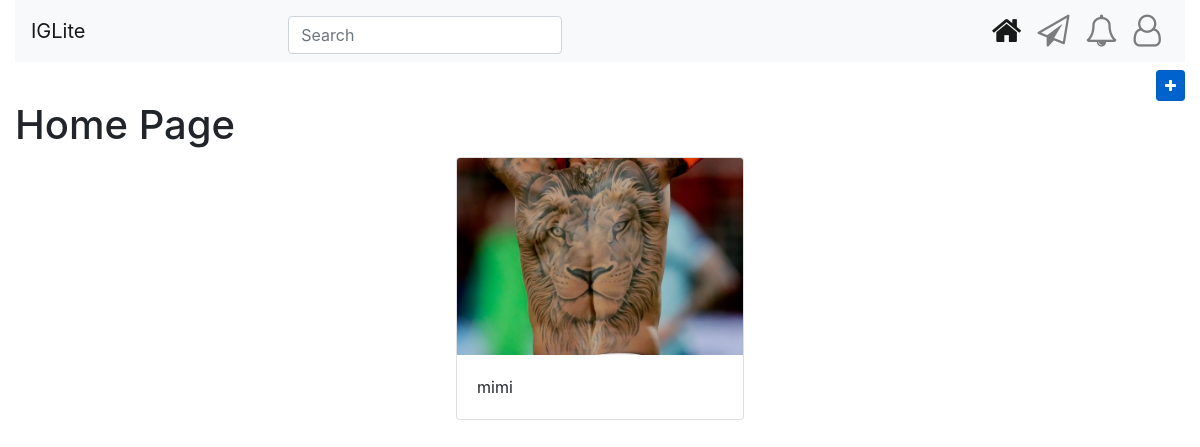
The app's page /, older data.
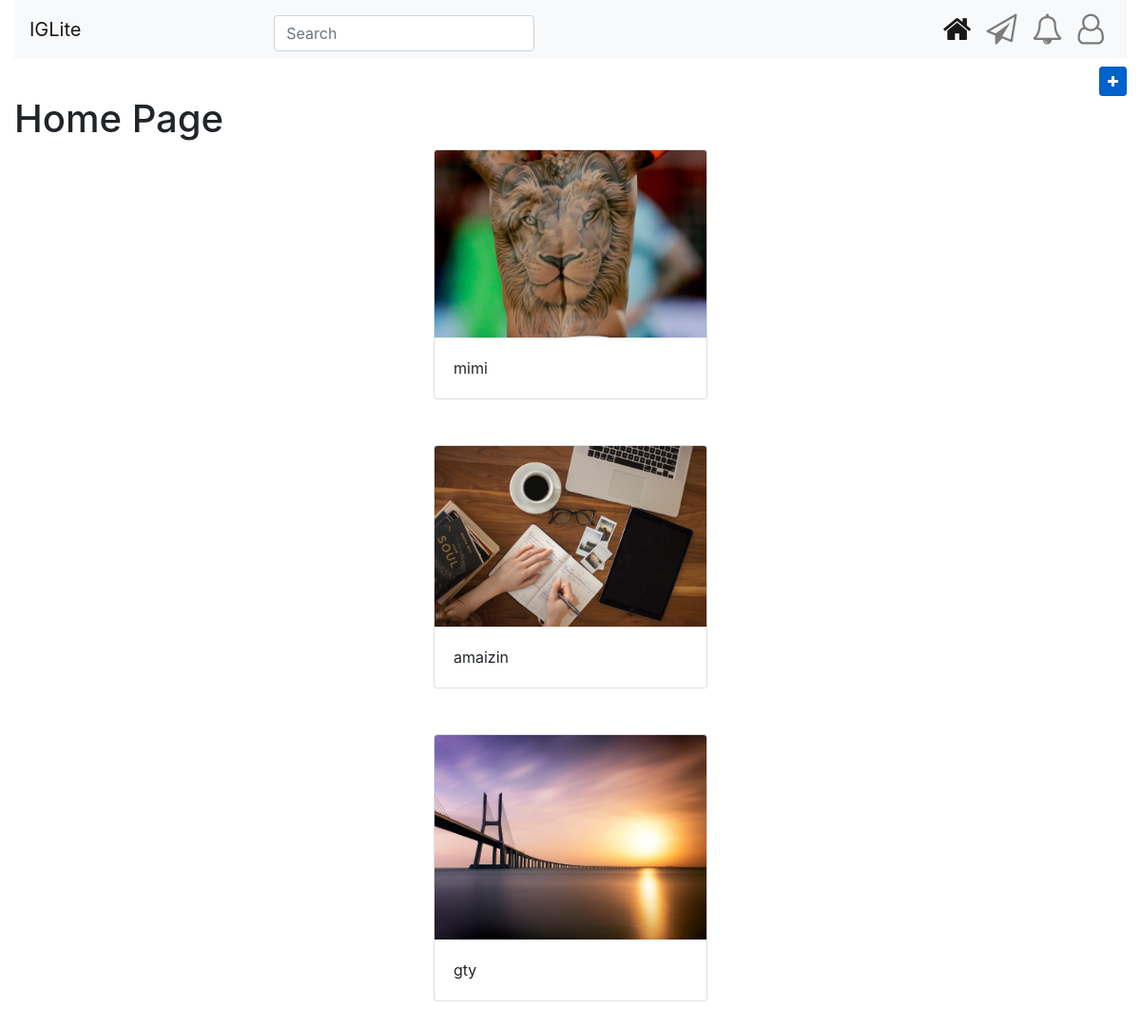
The same page, newer data.
### insta/models.py (models this page shows, shortened)
class Post(models.Model):
    caption=models.TextField()
    posts=models.ImageField(upload_to='posts/images')

### insta/views.py (the view)
# urls.py: 2. Add a URL to urlpatterns:  path('', views.home, name='home')
def home(request):
    context = {
        'posts':Post.objects.all()
    }
    return render(request,'insta/home.html',context)

### insta/templates/insta/home.html (shortened to what this page needs)
{% extends 'insta/base.html' %}
{% block content %}
<h1>Home Page</h1>
{% for post in posts %}
<div class="container d-flex justify-content-center mb-5">
	<div class="card" style="width: 18rem">
		<img src="{{post.posts.url}}" class="card-img-top" alt="..." />
		<div class="card-body">
			<p class="card-text">{{post.caption}}</p>
		</div>
	</div>
</div>
{% endfor %}
{% endblock content %}

### insta/templates/insta/base.html (shortened to what this page needs)
{% load static %}
<!DOCTYPE html>
<html lang="en">
	<head>
		<link
			rel="stylesheet"
			href="https://cdnjs.cloudflare.com/ajax/libs/font-awesome/4.7.0/css/font-awesome.min.css"
		/>
		<link rel="stylesheet" href="insta/navbar.css" />
		<link
			rel="stylesheet"
			href="https://stackpath.bootstrapcdn.com/bootstrap/4.3.1/css/bootstrap.min.css"
		/>
	</head>
	<body>
		<div class="container-fluid">
			<nav class="navbar navbar-expand-lg navbar-light bg-light">
				<div class="navbar-nav mr-auto">
					<a class="navbar-brand mr-8" href="{% url 'insta-home' %}">IGLite</a>
				</div>
				<div class="navbar-collapse justify-content-center mt-2">
					<form class="form-inline">
						<input
							class="form-control mr-sm-1"
							type="search"
							placeholder="Search"
							aria-label="Search"
						/>
					</form>
				</div>
				<div class="collapse navbar-collapse nav-icon" id="navbarNavDropdown">
					<ul class="navbar-nav ml-auto">
						<li class="nav-item active">
							<a
								class="nav-link"
								data-toggle="tooltip"
								data-placement="top"
								title="Home"
								href="{% url 'insta-home' %}"
							>
								<i class="fa fa-home fa-2x" aria-hidden="true"></i>
							</a>
						</li>
						<li class="nav-item">
							<a
								class="nav-link"
								data-toggle="tooltip"
								data-placement="top"
								title="Message"
								href="{% url 'insta-message' %}"
							>
								<i class="fa fa-paper-plane-o fa-2x" aria-hidden="true"></i>
							</a>
						</li>
						<li class="nav-item">
							<a
								class="nav-link"
								data-toggle="tooltip"
								data-placement="top"
								title="Notification"
								href="{% url 'insta-notification' %}"
							>
								<i class="fa fa-bell-o fa-2x" aria-hidden="true"></i>
							</a>
						</li>
						<li class="nav-item">
							<a
								class="nav-link"
								data-toggle="tooltip"
								data-placement="top"
								title="Profile"
								href="{% url 'insta-profile' %}"
							>
								<i class="fa fa-user-o fa-2x" aria-hidden="true"></i>
							</a>
						</li>
					</ul>
				</div>
			</nav>
			<div class="d-flex justify-content-end mt-2">
				<a
					href="{% url 'insta-upload_post' %}"
					class="btn btn-primary btn-sm active"
					role="button"
					aria-pressed="true"
				>
					<i class="fa fa-plus" aria-hidden="true"></i>
				</a>
			</div>
			 {% block content %} {% endblock content %}
		</div>
	</body>
</html>

### insta/static/insta/navbar.css (style rules this page uses)
.nav-icon { width: 20px; height: 20px; margin: 0 15px 0 22px; }
.nav-icon:last-child { margin-right: 0; }

Row changes from the older to the newer data that the page shows:
added Post: posts (picture), caption "amaizin"
added Post: posts (picture), caption "gty"
